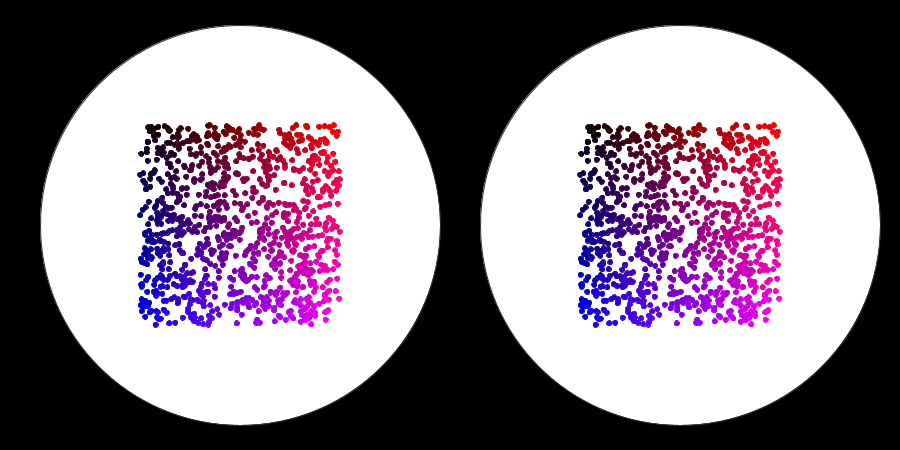
Frame 1 (no input)
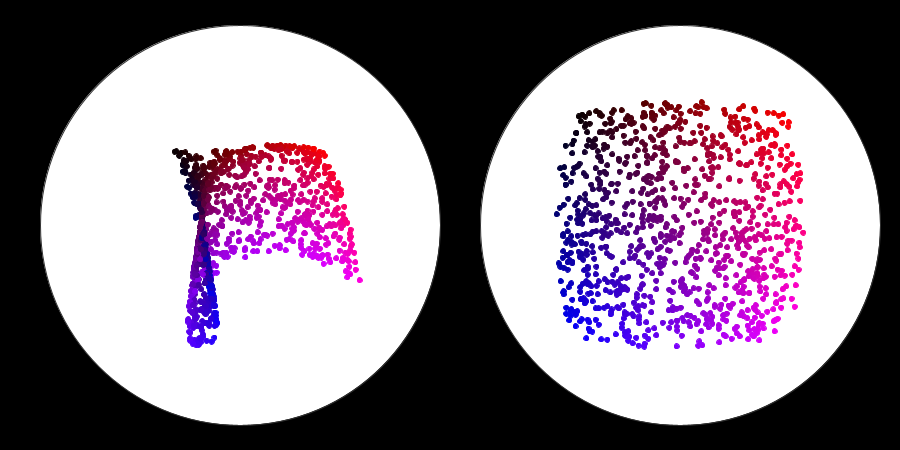
Frame 60 (the mouse pressed at the canvas centre just before this capture)
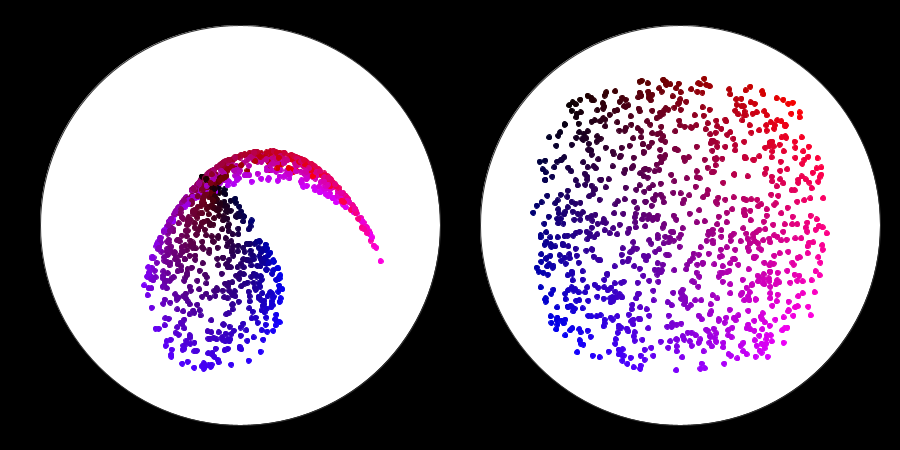
Frame 120 (the mouse held since frame 60 and released just before this capture)

The Processing sketch that drew these frames (run headless with seeded random() and noise(); from frame 60 on, the mouse is pressed at the canvas centre):

// Processing sketch: processing_59907
// ── processing_59907.pde

int NUM_SAMPLES = 1000;
int radius = 200;

float CIRC1_X = 240;
float CIRC1_Y = 225;

float CIRC2_X = 680;
float CIRC2_Y = 225;

Sample[] g_samples;

void setup() {
  size(900, 450);
  
  g_samples = new Sample[NUM_SAMPLES]; 

  for (int i = 0; i < NUM_SAMPLES; i++) {
    g_samples[i] = new Sample();
    float u1 = random(1);
    float u2 = random(1);
    g_samples[i].u1 = u1;
    g_samples[i].u2 = u2;
    
    // now, let's do the equi-areal mapping
    g_samples[i].theta1 = TWO_PI * g_samples[i].u1;
    g_samples[i].r1 = radius * sqrt(g_samples[i].u2);
    
    
    // and now, the Shirley map
    float a = u1 * 2 - 1; 
    float b = u2 * 2 - 1;
    float r2= 0;
   float theta2 = 0;
    if (a > -b) {
      if (a > b) {
         
         r2 = radius  * a;
         theta2 = (PI / 4.0) * (b/a);
      }
      else {
         r2 = radius * b;
         theta2 = (PI / 4.0) * (2 - (a/b)); 
      }
    }
    else {
      if (a < b) {
         r2 = radius * -a;
         theta2 = (PI/4) * ( 4 + (b/a)); 
      }
      else {
         r2 = radius * -b;
        if (b != 0) 
           theta2 = (PI/4.0) * (6 - (a/b));
        else 
           theta2 = 0;
       
      }
    }
    g_samples[i].r2 = r2;
    g_samples[i].theta2 = theta2;
  } // end for 1000
}

class Sample {
  float u1;
  float u2;
  float theta1;
  float r1;
  float theta2;
  float r2; 
}

float time = 0;

void draw() {
  background(0);
  

  stroke(50, 50, 50);
  fill (255, 255, 255);
  ellipse(CIRC1_X, CIRC1_Y, radius*2, radius*2);

  ellipse(CIRC2_X, CIRC2_Y, radius*2, radius*2);


  stroke(255, 0, 0);

  for (int i = 0; i < NUM_SAMPLES; i++) {
   
    float u1 = g_samples[i].u1;
    float u2 = g_samples[i].u2;
    
    float theta = g_samples[i].theta1;
    float r = g_samples[i].r1;
    
    float x1_0 = (CIRC1_X - radius*0.5) + radius * g_samples[i].u1;
    float x1_f = CIRC1_X + r * cos(theta);
    float x1 = (1 - time) * x1_0 + time * x1_f;
    
    float y1_0 = (CIRC1_Y - radius*0.5) + radius * g_samples[i].u2;
    float y1_f = CIRC1_Y + r * sin(theta);
    float y1 = (1 - time) * y1_0 + time * y1_f;

    stroke(u1 * 255, 0, u2 * 255);
    fill (u1*255, 0, u2*255);
    ellipse(x1, y1, 5, 5);

    
    float theta2 = g_samples[i].theta2;
    float r2 = g_samples[i].r2;
    
    float x2_0 = (CIRC2_X - radius *0.5) + (radius) * g_samples[i].u1;
    float x2_f = CIRC2_X + r2 * cos(theta2);
            float x2 = (1 - time) * x2_0 + time * x2_f;

    float y2_0 = (CIRC2_Y - radius*0.5) + (radius) * u2;
    float y2_f = CIRC2_Y + r2 * sin(theta2);
        float y2 = (1 - time) * y2_0 + time * y2_f;


    ellipse(x2, y2, 5, 5);
    

  }
  
  if (time < 1) 
    time += 0.004;
  else time = 1;
  
}
